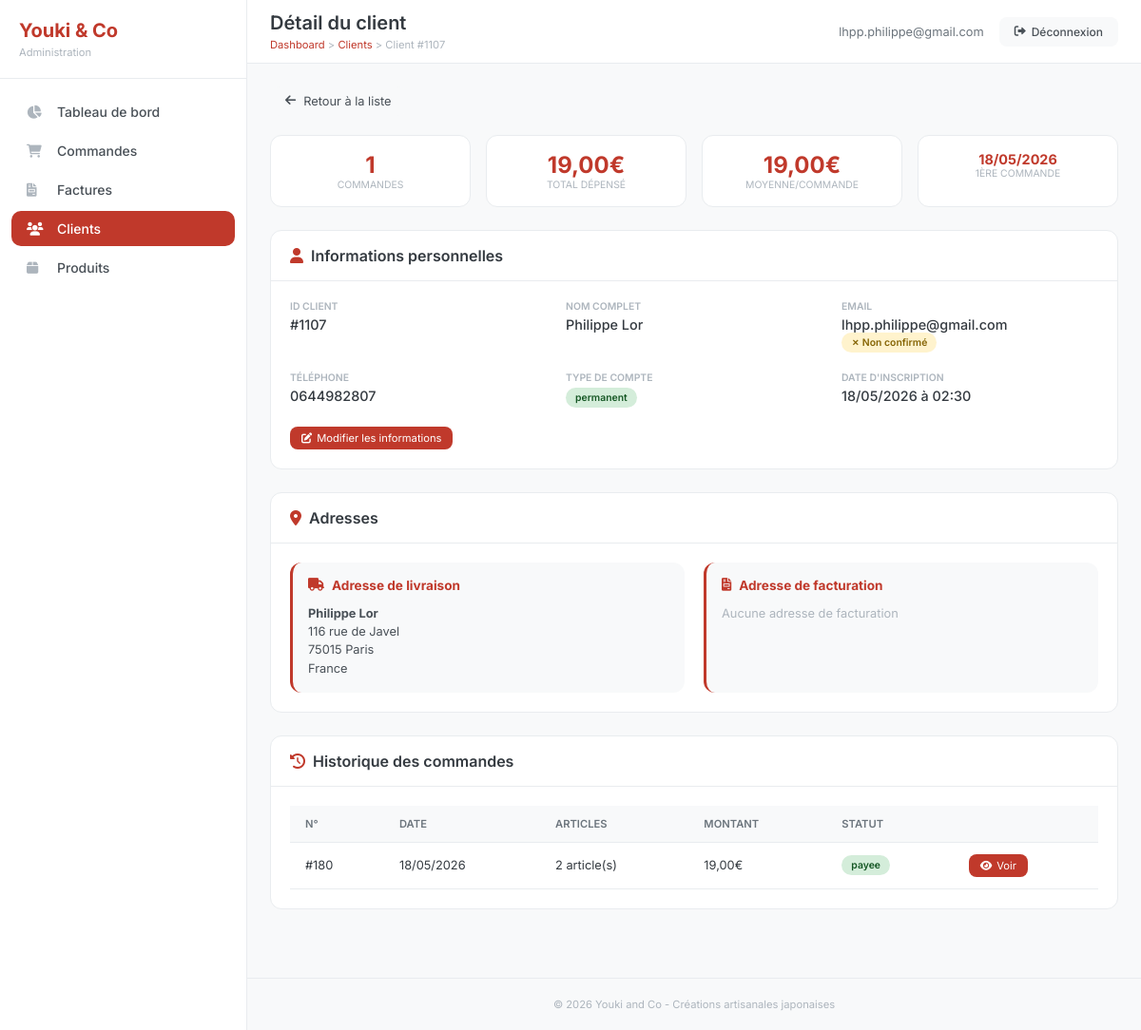
/admin_client_detail.php?id=1107 (signed in), run on the app's committed database.
### tables this page shows
CREATE TABLE `Client` (
  `idClient` bigint NOT NULL,
  `email` varchar(50) NOT NULL,
  `motDePasse` varchar(1000) DEFAULT NULL,
  `nom` varchar(50) NOT NULL,
  `prenom` varchar(50) NOT NULL,
  `telephone` varchar(20) DEFAULT NULL,
  `email_confirme` tinyint(1) DEFAULT '0',
  `token_confirmation` varchar(64) DEFAULT NULL,
  `token_expires` datetime DEFAULT NULL,
  `type` enum('temporaire','permanent') DEFAULT 'temporaire',
  `date_creation` datetime DEFAULT CURRENT_TIMESTAMP,
  `session_id` varchar(128) DEFAULT NULL
);

CREATE TABLE `Adresse` (
  `idAdresse` bigint NOT NULL,
  `idClient` bigint NOT NULL,
  `nom` varchar(50) NOT NULL,
  `prenom` varchar(50) NOT NULL,
  `adresse` varchar(50) NOT NULL,
  `codePostal` varchar(50) NOT NULL,
  `ville` varchar(50) NOT NULL,
  `pays` varchar(50) NOT NULL,
  `telephone` varchar(50) DEFAULT NULL,
  `instructions` varchar(255) DEFAULT NULL,
  `societe` varchar(50) DEFAULT NULL,
  `type` varchar(20) DEFAULT 'livraison',
  `dateCreation` datetime DEFAULT CURRENT_TIMESTAMP
);

CREATE TABLE `Commande` (
  `idCommande` bigint NOT NULL,
  `idClient` bigint NOT NULL,
  `idAdresseLivraison` bigint NOT NULL,
  `idAdresseFacturation` bigint DEFAULT NULL,
  `dateCommande` datetime NOT NULL,
  `modeReglement` varchar(200) NOT NULL DEFAULT 'CB',
  `delaiLivraison` date NOT NULL,
  `fraisDePort` double NOT NULL,
  `montantTotal` double NOT NULL,
  `statut` varchar(20) NOT NULL DEFAULT 'en_attente',
  `statut_paiement` enum('en_attente','payee','echec','annulee','rembourse') DEFAULT 'en_attente',
  `idPaiement` int DEFAULT NULL
);

### admin_client_detail.php (the view, shortened to what this page needs)
<?php
require_once 'config.php';
$client_id = intval($_GET['id']);
try {
    $pdo = new PDO("mysql:host=$host;dbname=$dbname;charset=utf8", $username, $password);
    $pdo->setAttribute(PDO::ATTR_ERRMODE, PDO::ERRMODE_EXCEPTION);
    $stmt_client = $pdo->prepare("SELECT * FROM Client WHERE idClient = ?");
    $stmt_client->execute([$client_id]);
    $client = $stmt_client->fetch(PDO::FETCH_ASSOC);
    $stmt_adresses = $pdo->prepare("
        SELECT * FROM Adresse
        WHERE idClient = ?
        ORDER BY type, dateCreation DESC
    ");
    $stmt_adresses->execute([$client_id]);
    $adresses = $stmt_adresses->fetchAll(PDO::FETCH_ASSOC);
    $adresse_livraison = null;
    $adresse_facturation = null;
    foreach ($adresses as $adresse) {
        if ($adresse['type'] == 'livraison') {
            $adresse_livraison = $adresse;
        } elseif ($adresse['type'] == 'facturation') {
            $adresse_facturation = $adresse;
        }
    }
    $stmt_commandes = $pdo->prepare("
        SELECT c.*, COUNT(lc.idLigneCommande) as nb_articles
        FROM Commande c
        LEFT JOIN LigneCommande lc ON c.idCommande = lc.idCommande
        WHERE c.idClient = ?
        GROUP BY c.idCommande
        ORDER BY c.dateCommande DESC
    ");
    $stmt_commandes->execute([$client_id]);
    $commandes = $stmt_commandes->fetchAll(PDO::FETCH_ASSOC);
    $stmt_stats = $pdo->prepare("
        SELECT
            COUNT(*) as total_commandes,
            SUM(montantTotal) as total_depense,
            AVG(montantTotal) as moyenne_commande,
            MIN(dateCommande) as premiere_commande,
            MAX(dateCommande) as derniere_commande
        FROM Commande
        WHERE idClient = ?
    ");
    $stmt_stats->execute([$client_id]);
    $stats = $stmt_stats->fetch(PDO::FETCH_ASSOC);
} catch (PDOException $e) {
    die("Erreur: " . $e->getMessage());
}
?>
<!DOCTYPE html>
<html lang="fr">
<head>
    <link rel="stylesheet" href="https://cdnjs.cloudflare.com/ajax/libs/font-awesome/6.0.0/css/all.min.css">
</head>
<body>
    <div class="app">
        <aside class="sidebar" id="sidebar">
            <div class="sidebar-header">
                <h2>Youki & Co</h2>
                <p>Administration</p>
            </div>
            <nav class="nav-menu">
                <a href="dashboard.php" class="nav-item"><i class="fas fa-chart-pie"></i> Tableau de bord</a>
                <a href="admin_commandes.php" class="nav-item"><i class="fas fa-shopping-cart"></i> Commandes</a>
                <a href="admin_factures.php" class="nav-item"><i class="fas fa-file-invoice"></i> Factures</a>
                <a href="admin_clients.php" class="nav-item active"><i class="fas fa-users"></i> Clients</a>
                <a href="admin_produits.php" class="nav-item"><i class="fas fa-box"></i> Produits</a>
            </nav>
        </aside>
        <main class="main-content">
            <div class="top-bar">
                <div class="page-title">
                    <h1>Détail du client</h1>
                    <div class="breadcrumb">
                        <a href="dashboard.php">Dashboard</a> &gt;
                        <a href="admin_clients.php">Clients</a> &gt;
                        Client #<?= $client_id ?>
                    </div>
                </div>
                <div class="user-info">
                    <span class="user-email"><?= htmlspecialchars($_SESSION['admin_email']) ?></span>
                    <a href="dashboard.php?logout=1" class="btn-logout"><i class="fas fa-sign-out-alt"></i> Déconnexion</a>
                </div>
            </div>
            <div class="content-wrapper">
                <a href="admin_clients.php" class="btn-back"><i class="fas fa-arrow-left"></i> Retour à la liste</a>
                <div class="stats-grid">
                    <div class="stat-card"><div class="stat-number"><?= $stats['total_commandes'] ?? 0 ?></div><div class="stat-label">Commandes</div></div>
                    <div class="stat-card"><div class="stat-number"><?= number_format($stats['total_depense'] ?? 0, 2, ',', ' ') ?>€</div><div class="stat-label">Total dépensé</div></div>
                    <div class="stat-card"><div class="stat-number"><?= number_format($stats['moyenne_commande'] ?? 0, 2, ',', ' ') ?>€</div><div class="stat-label">Moyenne/commande</div></div>
                    <div class="stat-card"><div class="stat-number" style="font-size: 0.9rem;"><?= $stats['premiere_commande'] ? date('d/m/Y', strtotime($stats['premiere_commande'])) : '-' ?></div><div class="stat-label">1ère commande</div></div>
                </div>
                <div class="section">
                    <div class="section-header">
                        <h2><i class="fas fa-user"></i> Informations personnelles</h2>
                    </div>
                    <div class="section-body">
                        <div class="info-grid">
                            <div><div class="info-label">ID Client</div><div class="info-value">#<?= $client_id ?></div></div>
                            <div><div class="info-label">Nom complet</div><div class="info-value"><?= htmlspecialchars($client['prenom'] . ' ' . $client['nom']) ?></div></div>
                            <div><div class="info-label">Email</div><div class="info-value"><?= htmlspecialchars($client['email']) ?> <?= $client['email_confirme'] ? '<span class="badge badge-confirmed">✓ Confirmé</span>' : '<span class="badge badge-pending">✗ Non confirmé</span>' ?></div></div>
                            <div><div class="info-label">Téléphone</div><div class="info-value"><?= htmlspecialchars($client['telephone'] ?? 'Non renseigné') ?></div></div>
                            <div><div class="info-label">Type de compte</div><div class="info-value"><span class="badge badge-<?= ($client['type'] ?? 'temporaire') == 'permanent' ? 'permanent' : 'temporaire' ?>"><?= $client['type'] ?? 'temporaire' ?></span></div></div>
                            <div><div class="info-label">Date d'inscription</div><div class="info-value"><?= date('d/m/Y à H:i', strtotime($client['date_creation'])) ?></div></div>
                        </div>
                        <div style="margin-top: 20px;">
                            <a href="admin_client_edit.php?id=<?= $client_id ?>" class="btn-action"><i class="fas fa-edit"></i> Modifier les informations</a>
                        </div>
                    </div>
                </div>
                <div class="section">
                    <div class="section-header">
                        <h2><i class="fas fa-map-marker-alt"></i> Adresses</h2>
                    </div>
                    <div class="section-body">
                        <?php if (count($adresses) > 0): ?>
                            <div class="addresses-comparison">
                                <div class="address-column">
                                    <div class="address-title"><i class="fas fa-truck"></i> Adresse de livraison</div>
                                    <?php if ($adresse_livraison): ?>
                                        <div class="address-content">
                                            <strong><?= htmlspecialchars($adresse_livraison['prenom'] . ' ' . $adresse_livraison['nom']) ?></strong><br>
                                            <?= nl2br(htmlspecialchars($adresse_livraison['adresse'])) ?><br>
                                            <?= htmlspecialchars($adresse_livraison['codePostal'] . ' ' . $adresse_livraison['ville']) ?><br>
                                            <?= htmlspecialchars($adresse_livraison['pays']) ?>
                                        </div>
                                    <?php else: ?>
                                        <div class="address-content" style="color: var(--gray-500);">Aucune adresse de livraison</div>
                                    <?php endif; ?>
                                </div>
                                <div class="address-column">
                                    <div class="address-title"><i class="fas fa-file-invoice"></i> Adresse de facturation</div>
                                    <?php if ($adresse_facturation): ?>
                                        <div class="address-content">
                                            <strong><?= htmlspecialchars($adresse_facturation['prenom'] . ' ' . $adresse_facturation['nom']) ?></strong><br>
                                            <?= nl2br(htmlspecialchars($adresse_facturation['adresse'])) ?><br>
                                            <?= htmlspecialchars($adresse_facturation['codePostal'] . ' ' . $adresse_facturation['ville']) ?><br>
                                            <?= htmlspecialchars($adresse_facturation['pays']) ?>
                                        </div>
                                    <?php else: ?>
                                        <div class="address-content" style="color: var(--gray-500);">Aucune adresse de facturation</div>
                                    <?php endif; ?>
                                </div>
                            </div>
                        <?php endif; ?>
                    </div>
                </div>
                <div class="section">
                    <div class="section-header">
                        <h2><i class="fas fa-history"></i> Historique des commandes</h2>
                    </div>
                    <div class="section-body">
                        <?php if (count($commandes) > 0): ?>
                            <div class="desktop-table table-wrapper">
                                <table>
                                    <thead><tr><th>N°</th><th>Date</th><th>Articles</th><th>Montant</th><th>Statut</th><th></th></tr></thead>
                                    <tbody>
                                        <?php foreach ($commandes as $commande): ?>
                                        <tr>
                                            <td>#<?= $commande['idCommande'] ?></td>
                                            <td><?= date('d/m/Y', strtotime($commande['dateCommande'])) ?></td>
                                            <td><?= $commande['nb_articles'] ?> article(s)</td>
                                            <td><?= number_format($commande['montantTotal'], 2, ',', ' ') ?>€</td>
                                            <td><span class="status-badge status-<?= $commande['statut'] ?>"><?= $commande['statut'] ?></span></td>
                                            <td><a href="admin_commande_detail.php?id=<?= $commande['idCommande'] ?>" class="btn-action"><i class="fas fa-eye"></i> Voir</a></td>
                                        </tr>
                                        <?php endforeach; ?>
                                    </tbody>
                                </table>
                            </div>
                        <?php endif; ?>
                    </div>
                </div>
            </div>
            <div class="footer">
                <p>&copy; <?= date('Y') ?> Youki and Co - Créations artisanales japonaises</p>
            </div>
        </main>
    </div>
</body>
</html>

### data on the page
client: prenom+nom "Philippe Lor", email "lhpp.philippe@gmail.com", telephone "0644982807", type "permanent", date_creation "18/05/2026 à 02:30"
adresse: prenom+nom "Philippe Lor", adresse "116 rue de Javel", codePostal+ville "75015 Paris", pays "France"
commande: idCommande "180", dateCommande "18/05/2026", nb_articles "2", montantTotal "19,00", statut "payee"

### other printed values
$client_id "1107"
$_SESSION['admin_email'] "lhpp.philippe@gmail.com"
$stats['total_commandes'] "1"
$stats['total_depense'] "19,00"
$stats['moyenne_commande'] "19,00"
date('d/m/Y', strtotime($stats['premiere_commande'])) "18/05/2026"
